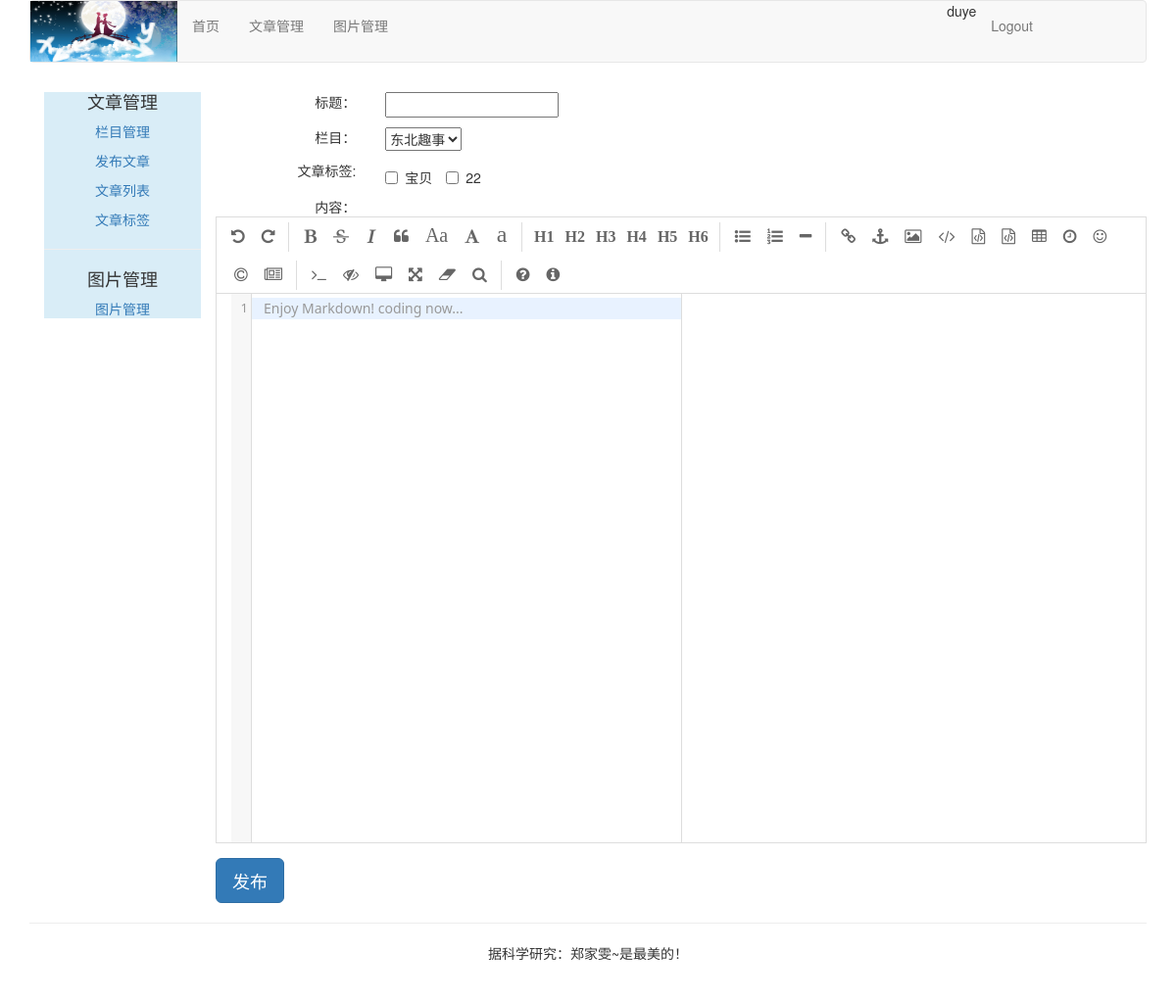
Page /article/article-post/ (signed in) on the earlier database version.
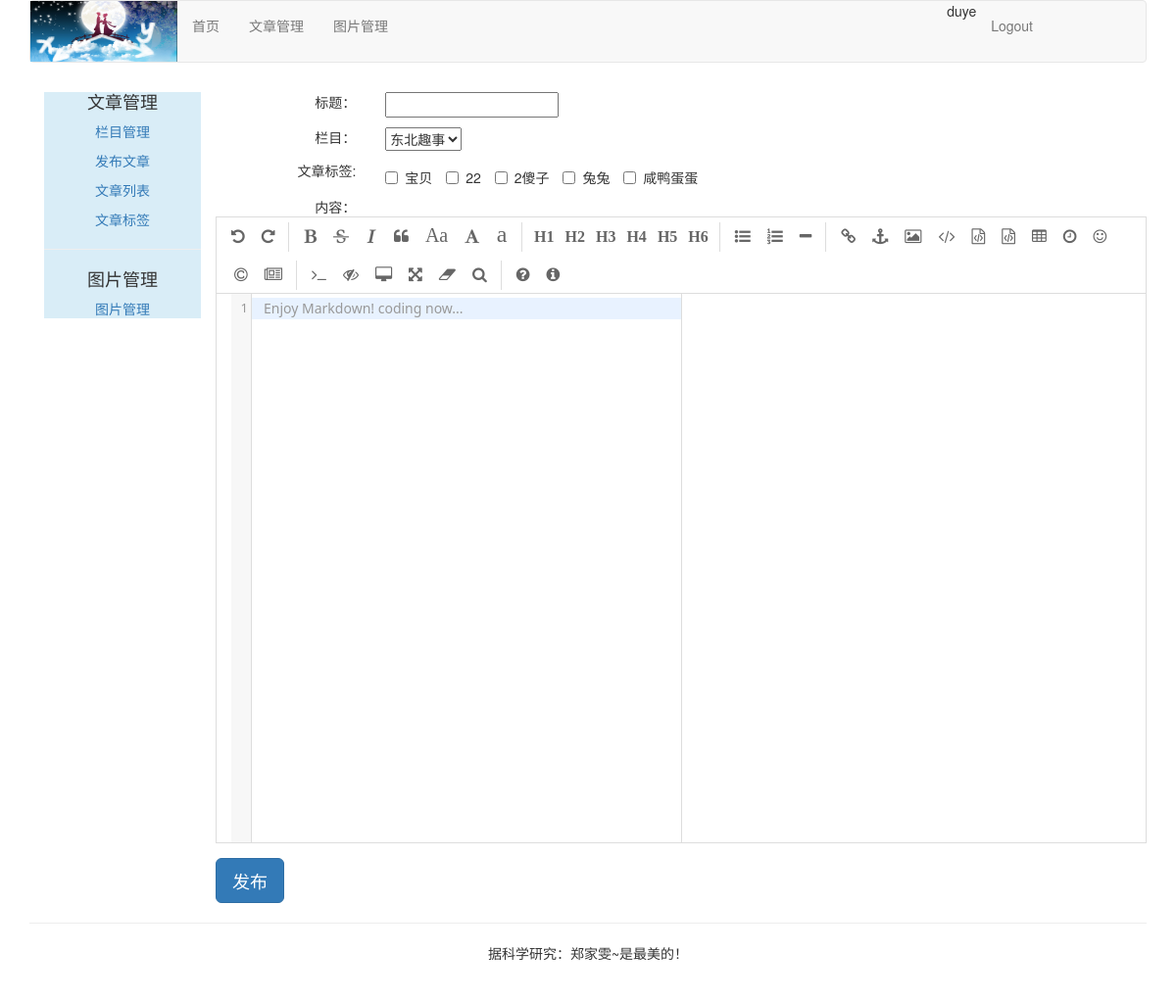
Same page on the later database version.
### article/models.py (models this page shows, shortened)
class ArticleTag(models.Model):
    author = models.ForeignKey(User, on_delete=models.CASCADE, related_name='tag')
    tag = models.CharField(max_length=500)

### article/views.py (the view)
@login_required(login_url='/account/login')
@csrf_exempt
def article_post(request):
    if request.method == 'POST':
        article_post_form = ArticlePostForm(data=request.POST)
        if article_post_form.is_valid():
            cd = article_post_form.cleaned_data
            try:
                new_article = article_post_form.save(commit=False)
                new_article.author = request.user
                new_article.column = request.user.article_column.get(id=request.POST['column_id'])
                new_article.save()
                tags = request.POST['tags']
                if tags:
                    for atag in json.loads(tags):
                        tag = request.user.tag.get(tag=atag)
                        new_article.article_tag.add(tag)
                return HttpResponse('1')
            except:
                return HttpResponse('2')
        else:
            return HttpResponse('3')
    else:
        article_post_form = ArticlePostForm()
        article_columns = request.user.article_column.all()
        article_tags = request.user.tag.all()    # 文章标签
        return render(request,'article/column/article_post.html',
                      {'article_post_form':article_post_form,
                       'article_columns':article_columns,
                       'article_tags':article_tags})

### article/forms.py
class ArticlePostForm(forms.ModelForm):
    class Meta:
        model = ArticlePost
        fields = ('title','body')

### templates/article/column/article_post.html (shortened to what this page needs)
{% extends 'article/base.html' %}
{% load staticfiles %}
{% block content %}
<link rel="stylesheet" href="{% static 'editor/css/style.css' %}">
<link rel="stylesheet" href="{% static 'editor/css/editormd.css' %}">
    <div style="margin-left:0px">
    <form class="form-horizontal" action="." method="post">
        <div class="row" style="margin-top:10px;">
            <div class="col-md-2 text-right"><span>标题：</span></div>
            <div class="col-md-10 text-left">{{ article_post_form.title }}</div>
        </div>
        <div class="row" style="margin-top:10px;">
            <div class="col-md-2 text-right"><span>栏目：</span></div>
            <div class="col-md-10 text-left">
                <select id="which_column">
                    {% for column in article_columns %}
                    <option value="{{ column.id }}">{{ column.column }}</option>
                    {% endfor %}
                </select>
            </div>
        </div>
        <div class="row" style="margin-top: 10px;">
            <div class="col-md-2 text-right"><span>文章标签:</span></div>
            <div class="col-md-10 text-left">
                {% for tag in article_tags %}
                <label class="checkbox-inline">
                    <input class="tagcheckbox" type="checkbox" id="{{ tag.id }}" name="article_tag" value="{{ tag.tag }}"> {{ tag.tag }}
                </label>
                {% empty %}
                <p>You have not type tags for articles. Please <a href="{% url 'article:article_tag' %}">input your tags</a></p>
                {% endfor %}
            </div>
        </div>
        <div class="row" style="margin-top:10px;">
            <div class="col-md-2 text-right"><span>内容：</span></div>
            <div id="editormd" class="col-md-10 text-left">
            </div>
        </div>
        <div class="row">
            <input type="button" class="btn btn-primary btn-lg" value="发布" onclick="publish_article()">
        </div>
    </form>
    </div>
{% endblock %}

Differences in the rows shown:
added ArticleTag: tag "2傻子"
added ArticleTag: tag "兔兔"
added ArticleTag: tag "咸鸭蛋蛋"
